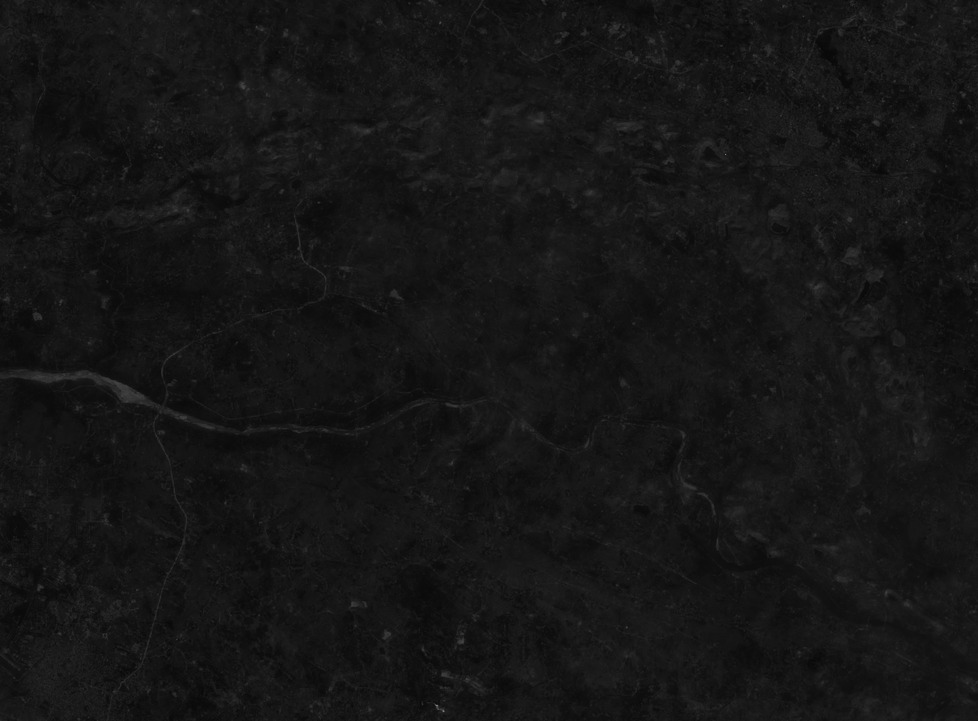
#> input picture 2019-12-19/B4.tiff, 978 x 721 px, shrunk from 1250 x 922 before the run; the run also reads 2 pictures not shown here
$ python marker.py
#> lines starting #> are read from the running program, lines starting #| are printed output that depends on the picture
#%% 1. imports

from skimage import io
import matplotlib.pyplot as plt
import pandas as pd


#%% function definations

def getPixel(bottomLeft, csResolution, shape, lat, lon):
    x = (lat - bottomLeft[0]) // csResolution[0]
    y = (lon - bottomLeft[1]) // csResolution[1]
    return (shape[0] - int(x), int(y))


def mark(img, br):
    img[br[0], br[1], 0] = 255
    img[br[0], br[1], 1] = 0
    img[br[0], br[1], 2] = 0
    for i in range(10):
        for j in range(10):
            try:
                img[br[0] - i, br[1] - j, 0] = 255
                img[br[0] - i, br[1] - j, 1] = 0
                img[br[0] - i, br[1] - j, 2] = 0
            except:
                break


#%% 2. inputs

# a) image

band4 = io.imread('2019-12-19/B4.tiff')
#> band4 is the input picture: shape (721, 978); min 8, max 126, mean 21.6
band8 = io.imread('2019-12-19/B8.tiff')
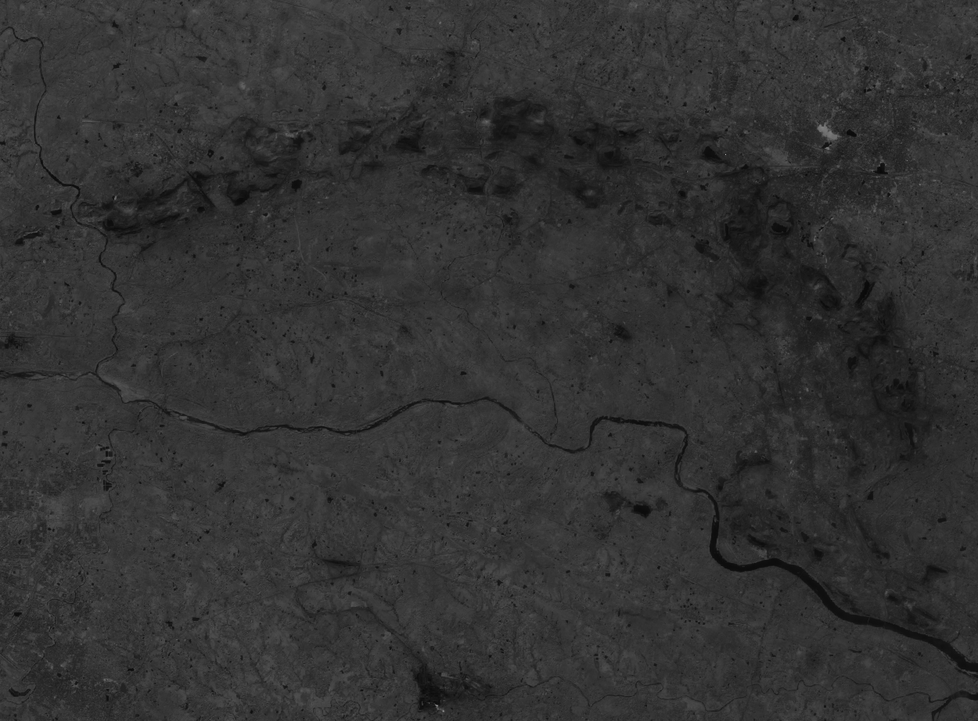
#> input picture 2019-12-19/B8.tiff, 978 x 721 px, shrunk from 1250 x 922 before the run
#> band8 is the input picture: shape (721, 978); min 7, max 139, mean 50.3
band11 = io.imread('2019-12-19/B11.tiff')
band12 = io.imread('2019-12-19/B12.tiff')
swir = io.imread('2019-12-19/SWIR.tiff')
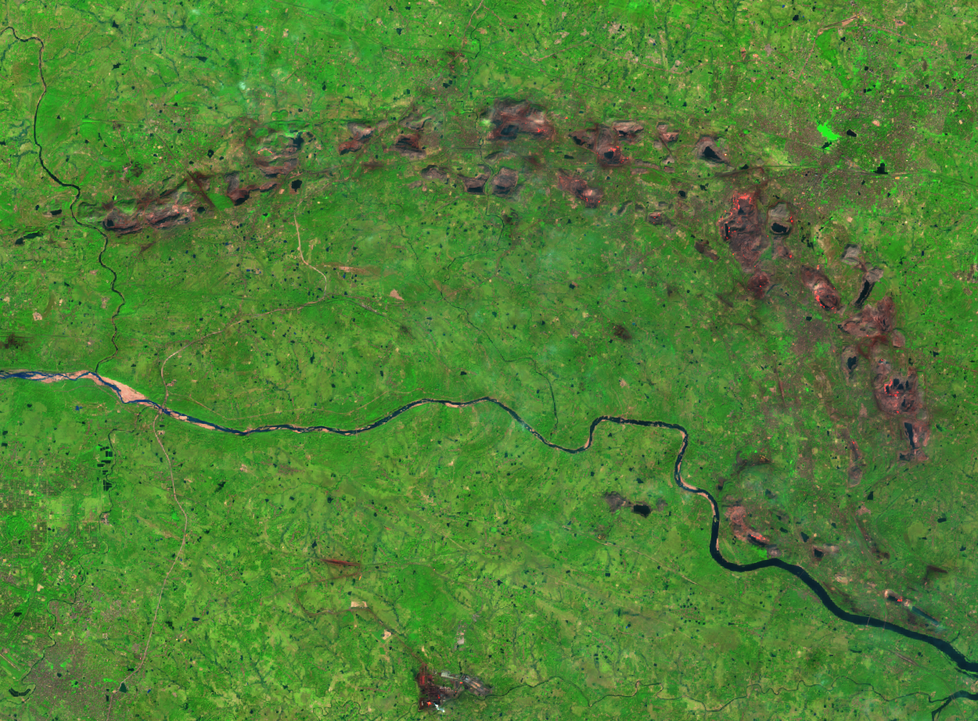
#> input picture 2019-12-19/SWIR.tiff, 978 x 721 px, shrunk from 1250 x 922 before the run
#> swir is the input picture: shape (721, 978, 3); mean R, G, B 80.4, 126.4, 54.1

# b) latitude / longitude of the top left cornor of the image

bottomLeft = (23.623, 86.148)

# c) cordinate system resolution (latitude degree pp, longitude degree pp)

csResolution = (0.0002358, 0.0002576)

# d) read dataframe

#> (the run stopped early here; a loop or call above may not have finished)
